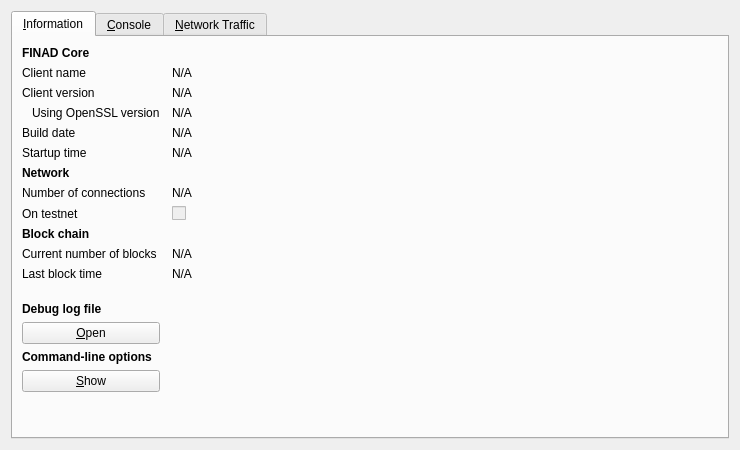
<?xml version="1.0" encoding="UTF-8"?>
<ui version="4.0">
 <class>RPCConsole</class>
 <widget class="QDialog" name="RPCConsole">
  <property name="geometry">
   <rect>
    <x>0</x>
    <y>0</y>
    <width>740</width>
    <height>450</height>
   </rect>
  </property>
  <property name="windowTitle">
   <string>FINAD - Debug window</string>
  </property>
  <layout class="QVBoxLayout" name="verticalLayout_2">
   <item>
    <widget class="QTabWidget" name="tabWidget">
     <property name="currentIndex">
      <number>0</number>
     </property>
     <widget class="QWidget" name="tab_info">
      <attribute name="title">
       <string>&amp;Information</string>
      </attribute>
      <layout class="QGridLayout" name="gridLayout" columnstretch="0,1">
       <property name="horizontalSpacing">
        <number>12</number>
       </property>
       <item row="0" column="0">
        <widget class="QLabel" name="label_9">
         <property name="font">
          <font>
           <weight>75</weight>
           <bold>true</bold>
          </font>
         </property>
         <property name="text">
          <string>FINAD Core</string>
         </property>
        </widget>
       </item>
       <item row="1" column="0">
        <widget class="QLabel" name="label_5">
         <property name="text">
          <string>Client name</string>
         </property>
        </widget>
       </item>
       <item row="1" column="1">
        <widget class="QLabel" name="clientName">
         <property name="cursor">
          <cursorShape>IBeamCursor</cursorShape>
         </property>
         <property name="text">
          <string>N/A</string>
         </property>
         <property name="textFormat">
          <enum>Qt::PlainText</enum>
         </property>
         <property name="textInteractionFlags">
          <set>Qt::LinksAccessibleByMouse|Qt::TextSelectableByKeyboard|Qt::TextSelectableByMouse</set>
         </property>
        </widget>
       </item>
       <item row="2" column="0">
        <widget class="QLabel" name="label_6">
         <property name="text">
          <string>Client version</string>
         </property>
        </widget>
       </item>
       <item row="2" column="1">
        <widget class="QLabel" name="clientVersion">
         <property name="cursor">
          <cursorShape>IBeamCursor</cursorShape>
         </property>
         <property name="text">
          <string>N/A</string>
         </property>
         <property name="textFormat">
          <enum>Qt::PlainText</enum>
         </property>
         <property name="textInteractionFlags">
          <set>Qt::LinksAccessibleByMouse|Qt::TextSelectableByKeyboard|Qt::TextSelectableByMouse</set>
         </property>
        </widget>
       </item>
       <item row="3" column="0">
        <widget class="QLabel" name="label_14">
         <property name="text">
          <string>Using OpenSSL version</string>
         </property>
         <property name="indent">
          <number>10</number>
         </property>
        </widget>
       </item>
       <item row="3" column="1">
        <widget class="QLabel" name="openSSLVersion">
         <property name="cursor">
          <cursorShape>IBeamCursor</cursorShape>
         </property>
         <property name="text">
          <string>N/A</string>
         </property>
         <property name="textFormat">
          <enum>Qt::PlainText</enum>
         </property>
         <property name="textInteractionFlags">
          <set>Qt::LinksAccessibleByMouse|Qt::TextSelectableByKeyboard|Qt::TextSelectableByMouse</set>
         </property>
        </widget>
       </item>
       <item row="4" column="0">
        <widget class="QLabel" name="label_12">
         <property name="text">
          <string>Build date</string>
         </property>
        </widget>
       </item>
       <item row="4" column="1">
        <widget class="QLabel" name="buildDate">
         <property name="cursor">
          <cursorShape>IBeamCursor</cursorShape>
         </property>
         <property name="text">
          <string>N/A</string>
         </property>
         <property name="textFormat">
          <enum>Qt::PlainText</enum>
         </property>
         <property name="textInteractionFlags">
          <set>Qt::LinksAccessibleByMouse|Qt::TextSelectableByKeyboard|Qt::TextSelectableByMouse</set>
         </property>
        </widget>
       </item>
       <item row="5" column="0">
        <widget class="QLabel" name="label_13">
         <property name="text">
          <string>Startup time</string>
         </property>
        </widget>
       </item>
       <item row="5" column="1">
        <widget class="QLabel" name="startupTime">
         <property name="cursor">
          <cursorShape>IBeamCursor</cursorShape>
         </property>
         <property name="text">
          <string>N/A</string>
         </property>
         <property name="textFormat">
          <enum>Qt::PlainText</enum>
         </property>
         <property name="textInteractionFlags">
          <set>Qt::LinksAccessibleByMouse|Qt::TextSelectableByKeyboard|Qt::TextSelectableByMouse</set>
         </property>
        </widget>
       </item>
       <item row="6" column="0">
        <widget class="QLabel" name="label_11">
         <property name="font">
          <font>
           <weight>75</weight>
           <bold>true</bold>
          </font>
         </property>
         <property name="text">
          <string>Network</string>
         </property>
        </widget>
       </item>
       <item row="7" column="0">
        <widget class="QLabel" name="label_7">
         <property name="text">
          <string>Number of connections</string>
         </property>
        </widget>
       </item>
       <item row="7" column="1">
        <widget class="QLabel" name="numberOfConnections">
         <property name="cursor">
          <cursorShape>IBeamCursor</cursorShape>
         </property>
         <property name="text">
          <string>N/A</string>
         </property>
         <property name="textFormat">
          <enum>Qt::PlainText</enum>
         </property>
         <property name="textInteractionFlags">
          <set>Qt::LinksAccessibleByMouse|Qt::TextSelectableByKeyboard|Qt::TextSelectableByMouse</set>
         </property>
        </widget>
       </item>
       <item row="8" column="0">
        <widget class="QLabel" name="label_8">
         <property name="text">
          <string>On testnet</string>
         </property>
        </widget>
       </item>
       <item row="8" column="1">
        <widget class="QCheckBox" name="isTestNet">
         <property name="enabled">
          <bool>false</bool>
         </property>
         <property name="text">
          <string/>
         </property>
        </widget>
       </item>
       <item row="9" column="0">
        <widget class="QLabel" name="label_10">
         <property name="font">
          <font>
           <weight>75</weight>
           <bold>true</bold>
          </font>
         </property>
         <property name="text">
          <string>Block chain</string>
         </property>
        </widget>
       </item>
       <item row="10" column="0">
        <widget class="QLabel" name="label_3">
         <property name="text">
          <string>Current number of blocks</string>
         </property>
        </widget>
       </item>
       <item row="10" column="1">
        <widget class="QLabel" name="numberOfBlocks">
         <property name="cursor">
          <cursorShape>IBeamCursor</cursorShape>
         </property>
         <property name="text">
          <string>N/A</string>
         </property>
         <property name="textFormat">
          <enum>Qt::PlainText</enum>
         </property>
         <property name="textInteractionFlags">
          <set>Qt::LinksAccessibleByMouse|Qt::TextSelectableByKeyboard|Qt::TextSelectableByMouse</set>
         </property>
        </widget>
       </item>
       <item row="11" column="0">
        <widget class="QLabel" name="label_2">
         <property name="text">
          <string>Last block time</string>
         </property>
        </widget>
       </item>
       <item row="11" column="1">
        <widget class="QLabel" name="lastBlockTime">
         <property name="cursor">
          <cursorShape>IBeamCursor</cursorShape>
         </property>
         <property name="text">
          <string>N/A</string>
         </property>
         <property name="textFormat">
          <enum>Qt::PlainText</enum>
         </property>
         <property name="textInteractionFlags">
          <set>Qt::LinksAccessibleByMouse|Qt::TextSelectableByKeyboard|Qt::TextSelectableByMouse</set>
         </property>
        </widget>
       </item>
       <item row="12" column="0">
        <spacer name="verticalSpacer_2">
         <property name="orientation">
          <enum>Qt::Vertical</enum>
         </property>
         <property name="sizeHint" stdset="0">
          <size>
           <width>20</width>
           <height>20</height>
          </size>
         </property>
        </spacer>
       </item>
       <item row="13" column="0">
        <widget class="QLabel" name="labelDebugLogfile">
         <property name="font">
          <font>
           <weight>75</weight>
           <bold>true</bold>
          </font>
         </property>
         <property name="text">
          <string>Debug log file</string>
         </property>
        </widget>
       </item>
       <item row="14" column="0">
        <widget class="QPushButton" name="openDebugLogfileButton">
         <property name="toolTip">
          <string>Open the FINAD debug log file from the current data directory. This can take a few seconds for large log files.</string>
         </property>
         <property name="text">
          <string>&amp;Open</string>
         </property>
         <property name="autoDefault">
          <bool>false</bool>
         </property>
        </widget>
       </item>
       <item row="15" column="0">
        <widget class="QLabel" name="labelCLOptions">
         <property name="font">
          <font>
           <weight>75</weight>
           <bold>true</bold>
          </font>
         </property>
         <property name="text">
          <string>Command-line options</string>
         </property>
        </widget>
       </item>
       <item row="16" column="0">
        <widget class="QPushButton" name="showCLOptionsButton">
         <property name="toolTip">
          <string>Show the FINAD-Qt help message to get a list with possible FINAD command-line options.</string>
         </property>
         <property name="text">
          <string>&amp;Show</string>
         </property>
         <property name="autoDefault">
          <bool>false</bool>
         </property>
        </widget>
       </item>
       <item row="17" column="0">
        <spacer name="verticalSpacer">
         <property name="orientation">
          <enum>Qt::Vertical</enum>
         </property>
         <property name="sizeHint" stdset="0">
          <size>
           <width>20</width>
           <height>40</height>
          </size>
         </property>
        </spacer>
       </item>
      </layout>
     </widget>
     <widget class="QWidget" name="tab_console">
      <attribute name="title">
       <string>&amp;Console</string>
      </attribute>
      <layout class="QVBoxLayout" name="verticalLayout_3">
       <property name="spacing">
        <number>3</number>
       </property>
       <item>
        <widget class="QTextEdit" name="messagesWidget">
         <property name="minimumSize">
          <size>
           <width>0</width>
           <height>100</height>
          </size>
         </property>
         <property name="readOnly">
          <bool>true</bool>
         </property>
         <property name="tabKeyNavigation" stdset="0">
          <bool>false</bool>
         </property>
         <property name="columnCount" stdset="0">
          <number>2</number>
         </property>
        </widget>
       </item>
       <item>
        <layout class="QHBoxLayout" name="horizontalLayout">
         <property name="spacing">
          <number>3</number>
         </property>
         <item>
          <widget class="QLabel" name="label">
           <property name="text">
            <string notr="true">&gt;</string>
           </property>
          </widget>
         </item>
         <item>
          <widget class="QLineEdit" name="lineEdit"/>
         </item>
         <item>
          <widget class="QPushButton" name="clearButton">
           <property name="maximumSize">
            <size>
             <width>24</width>
             <height>24</height>
            </size>
           </property>
           <property name="toolTip">
            <string>Clear console</string>
           </property>
           <property name="text">
            <string/>
           </property>
           <property name="icon">
            <iconset resource="../bitcoin.qrc">
             <normaloff>:/icons/remove</normaloff>:/icons/remove</iconset>
           </property>
           <property name="shortcut">
            <string notr="true">Ctrl+L</string>
           </property>
           <property name="autoDefault">
            <bool>false</bool>
           </property>
          </widget>
         </item>
        </layout>
       </item>
      </layout>
     </widget>
     <widget class="QWidget" name="tab">
      <attribute name="title">
       <string>&amp;Network Traffic</string>
      </attribute>
      <layout class="QHBoxLayout" name="horizontalLayout_3">
       <item>
        <layout class="QVBoxLayout" name="verticalLayout_4">
         <item>
          <widget class="TrafficGraphWidget" name="trafficGraph" native="true">
           <property name="sizePolicy">
            <sizepolicy hsizetype="Expanding" vsizetype="Expanding">
             <horstretch>0</horstretch>
             <verstretch>0</verstretch>
            </sizepolicy>
           </property>
          </widget>
         </item>
         <item>
          <layout class="QHBoxLayout" name="horizontalLayout_2">
           <item>
            <widget class="QSlider" name="sldGraphRange">
             <property name="minimum">
              <number>1</number>
             </property>
             <property name="maximum">
              <number>288</number>
             </property>
             <property name="pageStep">
              <number>12</number>
             </property>
             <property name="value">
              <number>6</number>
             </property>
             <property name="orientation">
              <enum>Qt::Horizontal</enum>
             </property>
            </widget>
           </item>
           <item>
            <widget class="QLabel" name="lblGraphRange">
             <property name="minimumSize">
              <size>
               <width>100</width>
               <height>0</height>
              </size>
             </property>
             <property name="alignment">
              <set>Qt::AlignCenter</set>
             </property>
            </widget>
           </item>
           <item>
            <widget class="QPushButton" name="btnClearTrafficGraph">
             <property name="text">
              <string>&amp;Clear</string>
             </property>
            </widget>
           </item>
          </layout>
         </item>
        </layout>
       </item>
       <item>
        <layout class="QVBoxLayout" name="verticalLayout">
         <item>
          <widget class="QGroupBox" name="groupBox">
           <property name="title">
            <string>Totals</string>
           </property>
           <layout class="QVBoxLayout" name="verticalLayout_5">
            <item>
             <layout class="QHBoxLayout" name="horizontalLayout_4">
              <item>
               <widget class="Line" name="line">
                <property name="sizePolicy">
                 <sizepolicy hsizetype="Fixed" vsizetype="Fixed">
                  <horstretch>0</horstretch>
                  <verstretch>0</verstretch>
                 </sizepolicy>
                </property>
                <property name="minimumSize">
                 <size>
                  <width>10</width>
                  <height>0</height>
                 </size>
                </property>
                <property name="palette">
                 <palette>
                  <active>
                   <colorrole role="Light">
                    <brush brushstyle="SolidPattern">
                     <color alpha="255">
                      <red>0</red>
                      <green>255</green>
                      <blue>0</blue>
                     </color>
                    </brush>
                   </colorrole>
                  </active>
                  <inactive>
                   <colorrole role="Light">
                    <brush brushstyle="SolidPattern">
                     <color alpha="255">
                      <red>0</red>
                      <green>255</green>
                      <blue>0</blue>
                     </color>
                    </brush>
                   </colorrole>
                  </inactive>
                  <disabled>
                   <colorrole role="Light">
                    <brush brushstyle="SolidPattern">
                     <color alpha="255">
                      <red>0</red>
                      <green>255</green>
                      <blue>0</blue>
                     </color>
                    </brush>
                   </colorrole>
                  </disabled>
                 </palette>
                </property>
                <property name="orientation">
                 <enum>Qt::Horizontal</enum>
                </property>
               </widget>
              </item>
              <item>
               <widget class="QLabel" name="label_16">
                <property name="text">
                 <string>In:</string>
                </property>
               </widget>
              </item>
              <item>
               <widget class="QLabel" name="lblBytesIn">
                <property name="minimumSize">
                 <size>
                  <width>50</width>
                  <height>0</height>
                 </size>
                </property>
                <property name="alignment">
                 <set>Qt::AlignRight|Qt::AlignTrailing|Qt::AlignVCenter</set>
                </property>
               </widget>
              </item>
             </layout>
            </item>
            <item>
             <layout class="QHBoxLayout" name="horizontalLayout_5">
              <item>
               <widget class="Line" name="line_2">
                <property name="sizePolicy">
                 <sizepolicy hsizetype="Fixed" vsizetype="Fixed">
                  <horstretch>0</horstretch>
                  <verstretch>0</verstretch>
                 </sizepolicy>
                </property>
                <property name="minimumSize">
                 <size>
                  <width>10</width>
                  <height>0</height>
                 </size>
                </property>
                <property name="palette">
                 <palette>
                  <active>
                   <colorrole role="Light">
                    <brush brushstyle="SolidPattern">
                     <color alpha="255">
                      <red>255</red>
                      <green>0</green>
                      <blue>0</blue>
                     </color>
                    </brush>
                   </colorrole>
                  </active>
                  <inactive>
                   <colorrole role="Light">
                    <brush brushstyle="SolidPattern">
                     <color alpha="255">
                      <red>255</red>
                      <green>0</green>
                      <blue>0</blue>
                     </color>
                    </brush>
                   </colorrole>
                  </inactive>
                  <disabled>
                   <colorrole role="Light">
                    <brush brushstyle="SolidPattern">
                     <color alpha="255">
                      <red>255</red>
                      <green>0</green>
                      <blue>0</blue>
                     </color>
                    </brush>
                   </colorrole>
                  </disabled>
                 </palette>
                </property>
                <property name="orientation">
                 <enum>Qt::Horizontal</enum>
                </property>
               </widget>
              </item>
              <item>
               <widget class="QLabel" name="label_17">
                <property name="text">
                 <string>Out:</string>
                </property>
               </widget>
              </item>
              <item>
               <widget class="QLabel" name="lblBytesOut">
                <property name="minimumSize">
                 <size>
                  <width>50</width>
                  <height>0</height>
                 </size>
                </property>
                <property name="alignment">
                 <set>Qt::AlignRight|Qt::AlignTrailing|Qt::AlignVCenter</set>
                </property>
               </widget>
              </item>
             </layout>
            </item>
            <item>
             <spacer name="verticalSpacer_4">
              <property name="orientation">
               <enum>Qt::Vertical</enum>
              </property>
              <property name="sizeHint" stdset="0">
               <size>
                <width>20</width>
                <height>407</height>
               </size>
              </property>
             </spacer>
            </item>
           </layout>
          </widget>
         </item>
        </layout>
       </item>
      </layout>
     </widget>
    </widget>
   </item>
  </layout>
 </widget>
 <customwidgets>
  <customwidget>
   <class>TrafficGraphWidget</class>
   <extends>QWidget</extends>
   <header>trafficgraphwidget.h</header>
   <container>1</container>
   <slots>
    <slot>clear()</slot>
   </slots>
  </customwidget>
 </customwidgets>
 <resources>
  <include location="../bitcoin.qrc"/>
 </resources>
 <connections/>
</ui>
